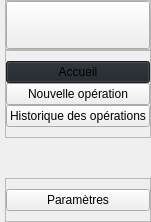
     <widget class="QCustomSlideMenu" name="leftMenuContainer" native="true">
      <property name="minimumSize">
       <size>
        <width>0</width>
        <height>0</height>
       </size>
      </property>
      <property name="maximumSize">
       <size>
        <width>50</width>
        <height>16777215</height>
       </size>
      </property>
      <layout class="QVBoxLayout" name="verticalLayout">
       <property name="spacing">
        <number>0</number>
       </property>
       <property name="leftMargin">
        <number>0</number>
       </property>
       <property name="topMargin">
        <number>0</number>
       </property>
       <property name="rightMargin">
        <number>0</number>
       </property>
       <property name="bottomMargin">
        <number>0</number>
       </property>
       <item alignment="Qt::AlignLeft">
        <widget class="QWidget" name="leftMenuSubContainer" native="true">
         <layout class="QVBoxLayout" name="verticalLayout_9">
          <property name="spacing">
           <number>0</number>
          </property>
          <property name="leftMargin">
           <number>5</number>
          </property>
          <property name="topMargin">
           <number>0</number>
          </property>
          <property name="rightMargin">
           <number>0</number>
          </property>
          <property name="bottomMargin">
           <number>0</number>
          </property>
          <item alignment="Qt::AlignTop">
           <widget class="QFrame" name="frame">
            <property name="frameShape">
             <enum>QFrame::StyledPanel</enum>
            </property>
            <property name="frameShadow">
             <enum>QFrame::Raised</enum>
            </property>
            <layout class="QHBoxLayout" name="horizontalLayout_4">
             <property name="spacing">
              <number>0</number>
             </property>
             <property name="leftMargin">
              <number>0</number>
             </property>
             <property name="topMargin">
              <number>0</number>
             </property>
             <property name="rightMargin">
              <number>0</number>
             </property>
             <property name="bottomMargin">
              <number>0</number>
             </property>
             <item alignment="Qt::AlignTop">
              <widget class="QPushButton" name="menuBtn">
               <property name="enabled">
                <bool>true</bool>
               </property>
               <property name="minimumSize">
                <size>
                 <width>0</width>
                 <height>48</height>
                </size>
               </property>
               <property name="cursor">
                <cursorShape>PointingHandCursor</cursorShape>
               </property>
               <property name="toolTip">
                <string>&lt;font color=&quot;white&quot;&gt;Menu&lt;/font&gt;</string>
               </property>
               <property name="styleSheet">
                <string notr="true"/>
               </property>
               <property name="text">
                <string/>
               </property>
               <property name="icon">
                <iconset>
                 <normaloff>icons/align-justify.svg</normaloff>icons/align-justify.svg</iconset>
               </property>
               <property name="iconSize">
                <size>
                 <width>24</width>
                 <height>24</height>
                </size>
               </property>
              </widget>
             </item>
            </layout>
           </widget>
          </item>
          <item alignment="Qt::AlignTop">
           <widget class="QFrame" name="frame_2">
            <property name="sizePolicy">
             <sizepolicy hsizetype="Preferred" vsizetype="Preferred">
              <horstretch>0</horstretch>
              <verstretch>0</verstretch>
             </sizepolicy>
            </property>
            <property name="frameShape">
             <enum>QFrame::StyledPanel</enum>
            </property>
            <property name="frameShadow">
             <enum>QFrame::Raised</enum>
            </property>
            <layout class="QVBoxLayout" name="verticalLayout_10">
             <property name="spacing">
              <number>0</number>
             </property>
             <property name="leftMargin">
              <number>0</number>
             </property>
             <property name="topMargin">
              <number>10</number>
             </property>
             <property name="rightMargin">
              <number>0</number>
             </property>
             <property name="bottomMargin">
              <number>10</number>
             </property>
             <item>
              <widget class="QPushButton" name="homeBtn">
               <property name="cursor">
                <cursorShape>PointingHandCursor</cursorShape>
               </property>
               <property name="toolTip">
                <string>&lt;font color=&quot;white&quot;&gt;Accueil&lt;/font&gt;</string>
               </property>
               <property name="styleSheet">
                <string notr="true">background-color: #1f232a;</string>
               </property>
               <property name="text">
                <string>Accueil</string>
               </property>
               <property name="icon">
                <iconset>
                 <normaloff>icons/home.svg</normaloff>icons/home.svg</iconset>
               </property>
               <property name="iconSize">
                <size>
                 <width>24</width>
                 <height>24</height>
                </size>
               </property>
              </widget>
             </item>
             <item>
              <widget class="QPushButton" name="nouvelleOperationBtn">
               <property name="cursor">
                <cursorShape>PointingHandCursor</cursorShape>
               </property>
               <property name="toolTip">
                <string>&lt;font color=&quot;white&quot;&gt;Nouvelle opération&lt;/font&gt;</string>
               </property>
               <property name="text">
                <string>Nouvelle opération</string>
               </property>
               <property name="icon">
                <iconset>
                 <normaloff>icons/plus.svg</normaloff>icons/plus.svg</iconset>
               </property>
               <property name="iconSize">
                <size>
                 <width>24</width>
                 <height>24</height>
                </size>
               </property>
              </widget>
             </item>
             <item>
              <widget class="QPushButton" name="historiqueOperationBtn">
               <property name="cursor">
                <cursorShape>PointingHandCursor</cursorShape>
               </property>
               <property name="toolTip">
                <string>&lt;font color=&quot;white&quot;&gt;Historique des opérations&lt;/font&gt;</string>
               </property>
               <property name="text">
                <string>Historique des opérations</string>
               </property>
               <property name="icon">
                <iconset>
                 <normaloff>icons/book-open.svg</normaloff>icons/book-open.svg</iconset>
               </property>
               <property name="iconSize">
                <size>
                 <width>24</width>
                 <height>24</height>
                </size>
               </property>
              </widget>
             </item>
            </layout>
           </widget>
          </item>
          <item>
           <spacer name="verticalSpacer">
            <property name="orientation">
             <enum>Qt::Vertical</enum>
            </property>
            <property name="sizeHint" stdset="0">
             <size>
              <width>20</width>
              <height>40</height>
             </size>
            </property>
           </spacer>
          </item>
          <item alignment="Qt::AlignBottom">
           <widget class="QFrame" name="frame_3">
            <property name="frameShape">
             <enum>QFrame::StyledPanel</enum>
            </property>
            <property name="frameShadow">
             <enum>QFrame::Raised</enum>
            </property>
            <layout class="QVBoxLayout" name="verticalLayout_11">
             <property name="spacing">
              <number>0</number>
             </property>
             <property name="leftMargin">
              <number>0</number>
             </property>
             <property name="topMargin">
              <number>10</number>
             </property>
             <property name="rightMargin">
              <number>0</number>
             </property>
             <property name="bottomMargin">
              <number>10</number>
             </property>
             <item>
              <widget class="QPushButton" name="parametreBtn">
               <property name="cursor">
                <cursorShape>PointingHandCursor</cursorShape>
               </property>
               <property name="toolTip">
                <string>&lt;font color=&quot;white&quot;&gt;Paramètres&lt;/font&gt;</string>
               </property>
               <property name="text">
                <string>Paramètres</string>
               </property>
               <property name="icon">
                <iconset>
                 <normaloff>icons/settings.svg</normaloff>icons/settings.svg</iconset>
               </property>
               <property name="iconSize">
                <size>
                 <width>24</width>
                 <height>24</height>
                </size>
               </property>
              </widget>
             </item>
            </layout>
           </widget>
          </item>
         </layout>
        </widget>
       </item>
      </layout>
     </widget>
